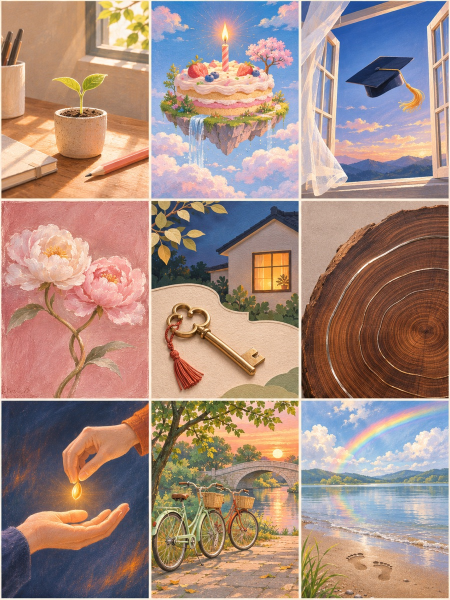
#> input picture skills/wechat-red-packet-designer/assets/style-gallery/celebrations.jpg, 900 x 1200 px (shown at 1/2 size)
$ python build_cover.py ../assets/style-gallery/celebrations.jpg --output out
#> lines starting #> are read from the running program, lines starting #| are printed output that depends on the picture
#!/usr/bin/env python3
"""Export a static red packet cover and an offline composition review."""

import argparse
import json
from io import BytesIO
from pathlib import Path
from tempfile import TemporaryDirectory

from PIL import Image, ImageCms, ImageColor, ImageOps


SIZE = (957, 1278)
MAX_BYTES = 500_000
SRGB = ImageCms.ImageCmsProfile(ImageCms.createProfile("sRGB"))
REVIEW = Path(__file__).resolve().parents[1] / "assets" / "review.html"
# Half-open pixel rectangles from the official 20260114 Sketch design template.
CHARMS = {
    "cover": ("封面挂件", (1053, 1746), (96, 342, 957, 1650)),
    "bubble": ("气泡挂件", (480, 384), (0, 96, 480, 312)),
}
CHARM_MAX_BYTES = 300_000
# Position of the cover image in the cover charm canvas in the same template.
COVER_ORIGIN = (48, 114)


# [9 lines left out: function check_charm_alpha, not called in this run]


def validate_upload(data, *, charm=None):
    if charm is None:
        size, limit, image_format, mode = SIZE, MAX_BYTES, "JPEG", "RGB"
    else:
        _, size, blocked = CHARMS[charm]
        limit, image_format, mode = CHARM_MAX_BYTES, "PNG", "RGBA"
    if len(data) > limit:
        raise ValueError(f"{image_format} is {len(data):,} bytes. The limit is {limit:,} bytes")
    with Image.open(BytesIO(data), formats=[image_format]) as image:
        if getattr(image, "is_animated", False) or (image.size, image.mode) != (size, mode):
            raise ValueError(f"Expected a static {size[0]} × {size[1]} {mode} {image_format}")
        profile = image.info.get("icc_profile")
        if not profile or "srgb" not in ImageCms.getProfileDescription(ImageCms.ImageCmsProfile(BytesIO(profile))).casefold():
            raise ValueError(f"Expected an embedded sRGB profile in the {image_format}")
        image.load()
        if charm is not None:
            check_charm_alpha(image.getchannel("A"), blocked)
        return image


def crop_box(size, focus):
    width, height = size
    scale = min(width / SIZE[0], height / SIZE[1])
    crop_width, crop_height = SIZE[0] * scale, SIZE[1] * scale
    left = max(0, min(width - crop_width, focus[0] * width - crop_width / 2))
    top = max(0, min(height - crop_height, focus[1] * height - crop_height / 2))
    return left, top, min(width, left + crop_width), min(height, top + crop_height)


def load_art(source, *, png_only=False):
    with Image.open(source) as original:
        if getattr(original, "is_animated", False):
            raise ValueError("Use a static source image")
        if png_only and original.format != "PNG":
            raise ValueError("Charm source must be PNG")
        image = ImageOps.exif_transpose(original)

    profile = image.info.get("icc_profile")
    if profile:
        cms_input = image.convert("L") if image.mode == "LA" else image
        if cms_input.mode not in ("RGB", "CMYK", "L", "LAB"):
            cms_input = cms_input.convert("RGB")
        color = ImageCms.profileToProfile(cms_input, BytesIO(profile), SRGB, outputMode="RGB")
    else:
        color = image.convert("RGB")
    if "A" in image.getbands() or "transparency" in image.info:
        color.putalpha(image.convert("RGBA").getchannel("A"))
    return color


def prepare_art(source, focus, background):
    color = load_art(source)
    box = crop_box(color.size, focus)
    cover = color.resize(SIZE, Image.Resampling.LANCZOS, box=box)
    if cover.mode == "RGBA" and cover.getchannel("A").getextrema()[0] < 255:
        if background is None:
            raise ValueError("The cover contains transparent pixels. Set --background to the intended color")
        matte = Image.new("RGBA", SIZE, ImageColor.getcolor(background, "RGB"))
        cover = Image.alpha_composite(matte, cover)
    return cover.convert("RGB"), box, color.size


def encode_cover(image):
    profile = SRGB.tobytes()
    for quality in range(94, 49, -4):
        with BytesIO() as buffer:
            image.save(buffer, format="JPEG", quality=quality, optimize=quality < 90,
                       subsampling=0 if quality >= 90 else 2, icc_profile=profile)
            data = buffer.getvalue()
        if len(data) <= MAX_BYTES:
            validate_upload(data)
            return data, quality
    raise ValueError("Could not fit the 500,000-byte limit at the target size")


# [82 lines left out: functions placement_bounds, encode_charm, charm_figure, composition_review, not called in this run]


def build_cover(source, output, focus, background, preview_only, *, charms=(), bubble_focus_y=0.5):
    if not all(0 <= value <= 1 for value in (*focus, bubble_focus_y)):
        raise ValueError("Focus coordinates must be between 0 and 1")
    if output.exists() or output.is_symlink():
        raise FileExistsError(f"Choose a new output directory instead of {output}")

    image, crop, source_size = prepare_art(source, focus, background)
    data, quality = encode_cover(image)
    image_name = "preview.jpg" if preview_only else "cover.jpg"
    charm_files, charm_info, figures = {}, {}, []
    cover_charm_bottom = 0
    for kind, charm_source, box in charms:
        label, size, blocked = CHARMS[kind]
        if charm_source is None:
            if box is not None:
                raise ValueError(f"--{kind}-charm-box requires --{kind}-charm")
            continue
        try:
            encoded, bounds = encode_charm(charm_source, kind, box)
        except (OSError, ValueError, ImageCms.PyCMSError) as error:
            raise ValueError(f"{label} — {error}") from error
        name = f"{kind}-charm{'-preview' if preview_only else ''}.png"
        if kind == "cover":
            cover_charm_bottom = bounds[3]
        charm_files[name] = encoded
        charm_info[kind] = {"path": str(output / name), "size": size, "bytes": len(encoded)}
        figures.append(charm_figure(name, label, size, blocked, len(encoded)))
    review = REVIEW.read_text(encoding="utf-8")
    review = review.replace("{{IMAGE}}", image_name)
    review = review.replace("{{SIZE}}", f"{SIZE[0]} × {SIZE[1]} px · {len(data):,} 字节")
    review = review.replace("{{CHARMS}}", "\n    ".join(figures))
    names = {kind: Path(info["path"]).name for kind, info in charm_info.items()}
    review = review.replace("{{COMPOSITION}}", composition_review(image_name, names, cover_charm_bottom, bubble_focus_y))

    output.parent.mkdir(parents=True, exist_ok=True)
    with TemporaryDirectory(prefix=".cover-", dir=output.parent) as temporary:
        stage = Path(temporary) / "cover"
        stage.mkdir()
        (stage / "review.html").write_text(review, encoding="utf-8")
        (stage / image_name).write_bytes(data)
        for name, encoded in charm_files.items():
            (stage / name).write_bytes(encoded)
        if output.exists() or output.is_symlink():
            raise FileExistsError(f"Choose a new output directory instead of {output}")
        stage.rename(output)

    result = {"cover": None if preview_only else str(output / image_name),
              "preview_image": str(output / image_name) if preview_only else None,
              "review": str(output / "review.html"),
              "size": SIZE, "bytes": len(data), "quality": quality,
              "source_size": source_size, "crop": [round(value, 2) for value in crop]}
    if charm_info:
        result["charms"] = charm_info
    return result


def main():
    parser = argparse.ArgumentParser(description=__doc__)
    parser.add_argument("source", type=Path, help="Static source image")
    parser.add_argument("--output", type=Path, required=True, help="New output directory")
    parser.add_argument("--focus", metavar=("X", "Y"), nargs=2, type=float, default=(0.5, 0.5))
    parser.add_argument("--background", help="Matte color for artwork with transparency")
    parser.add_argument("--preview-only", action="store_true")
    parser.add_argument("--bubble-focus-y", type=float, default=0.5, help="Vertical crop in the bubble mockup, from 0 to 1")
    for kind in CHARMS:
        parser.add_argument(f"--{kind}-charm", type=Path, help=f"Optional static {kind} charm PNG")
        parser.add_argument(f"--{kind}-charm-box", type=int, nargs=4, metavar=("X", "Y", "W", "H"),
                            help=f"Placement box for unpositioned {kind} charm artwork")
    args = parser.parse_args()
    try:
        charms = [(kind, getattr(args, f"{kind}_charm"), getattr(args, f"{kind}_charm_box")) for kind in CHARMS]
        result = build_cover(args.source, args.output.absolute(), args.focus, args.background,
                             args.preview_only, charms=charms, bubble_focus_y=args.bubble_focus_y)
#> in load_art, original is the input picture: PIL image 900x1200 RGB; mean R, G, B 166.3, 139.7, 128.6
#> in prepare_art, `cover = color.resize(SIZE, Image.Resampling.LANCZOS, box=box)`:
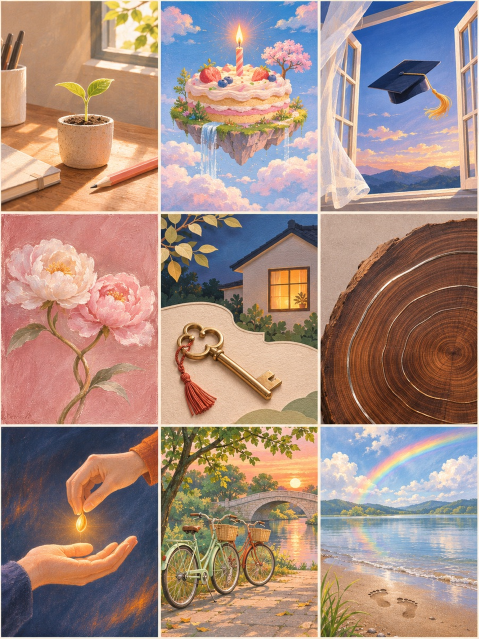
#> cover: PIL image 957x1278 RGB (shown at 1/2 size); mean R, G, B 166.2, 139.5, 128.5
#> in build_cover, `image, crop, source_size = prepare_art(source, focus, background)`: crop = (0.704, 0, 899.3, 1200); source_size = (900, 1200)
#> in build_cover, `data, quality = encode_cover(image)`: quality = 86
    except (OSError, ValueError, ImageCms.PyCMSError) as error:
#> (the run stopped early here; a loop or call above may not have finished)
